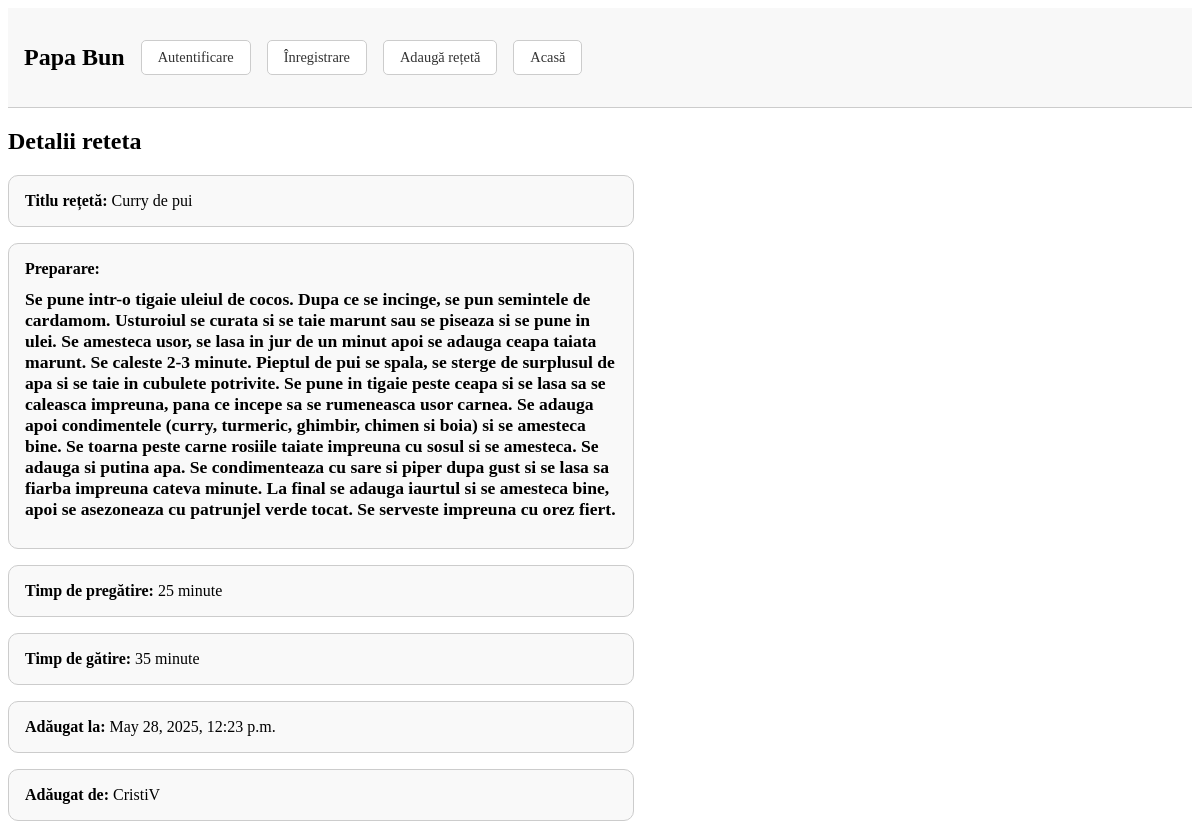
/recipe/4/, run on the app's committed database.
### recipes/models.py (models this page shows, shortened)
class Recipe(models.Model):
    title = models.CharField(max_length=200)
    description = models.TextField(null=True)
    addition_date = models.DateTimeField(auto_now_add=True, null=True)
    prep_time = models.IntegerField(null=True, blank=True)
    cooking_time = models.IntegerField(null=True, blank=True)
    user = models.ForeignKey(User, on_delete=models.CASCADE, related_name='recipes', null=True)

### recipes/views.py (the view)
# urls.py: path('recipe/<int:id>/', views.recipe_detail, name='recipe_detail'),
def recipe_detail(request, id):
    recipe = get_object_or_404(Recipe, id=id)
    return render(request, 'recipes/recipe_detail.html', {'recipe': recipe})

### recipes/templates/recipes/recipe_detail.html (shortened to what this page needs)
{% extends 'base.html' %}
{% block content %}
<h2>Detalii reteta</h2>
<div style="width: 50%; padding: 0; display: flex; flex-direction: column; gap: 1rem;">
  <div style="width: 100%; padding: 1rem; border: 1px solid #ccc; border-radius: 10px; background-color: #f9f9f9;">
    <strong>Titlu rețetă:</strong> {{ recipe.title }}
  </div>
  <div style="width: 100%; padding: 1rem; border: 1px solid #ccc; border-radius: 10px; background-color: #f9f9f9;">
    <strong>Preparare:</strong> <h1 style="font-size: 1.1rem;">{{ recipe.description }}</h1>
  </div>
  <div style="width: 100%; padding: 1rem; border: 1px solid #ccc; border-radius: 10px; background-color: #f9f9f9;">
    <strong>Timp de pregătire:</strong> {{ recipe.prep_time }} minute
  </div>
  <div style="width: 100%; padding: 1rem; border: 1px solid #ccc; border-radius: 10px; background-color: #f9f9f9;">
    <strong>Timp de gătire:</strong> {{ recipe.cooking_time }} minute
  </div>
  <div style="width: 100%; padding: 1rem; border: 1px solid #ccc; border-radius: 10px; background-color: #f9f9f9;">
    <strong>Adăugat la:</strong> {{ recipe.addition_date }}
  </div>
  <div style="width: 100%; padding: 1rem; border: 1px solid #ccc; border-radius: 10px; background-color: #f9f9f9;">
    <strong>Adăugat de:</strong> {{ recipe.user.username }}
  </div>
{% endblock %}

### data on the page
Recipe: title "Curry de pui", description "Se pune intr-o tigaie uleiul de cocos. Dupa ce se incinge, se pun semintele de cardamom. Usturoiul se curata si se taie marunt sau se piseaza si se pune in ulei. Se amesteca usor, se lasa in jur de un minut apoi se adauga ceapa taiata marunt. Se caleste 2-3 minute. Pieptul de pui se spala, se sterge de surplusul de apa si se taie in cubulete potrivite. Se pune in tigaie peste ceapa si se lasa sa se caleasca impreuna, pana ce incepe sa se rumeneasca usor carnea. Se adauga apoi condimentele (curry, turmeric, ghimbir, chimen si boia) si se amesteca bine. Se toarna peste carne rosiile taiate impreuna cu sosul si se amesteca. Se adauga si putina apa. Se condimenteaza cu sare si piper dupa gust…", prep_time "25", cooking_time "35", addition_date "May 28, 2025, 12:23 p.m.", user.username "CristiV"
